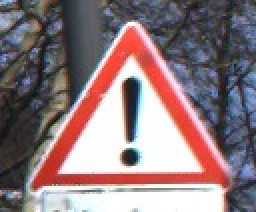
#> input picture VZE/data/signs/101000/00018_00029..jpg, 128 x 106 px (shown 2 times larger)
$ python -i circledetection.py   (imports and definitions only)
#> lines starting #> are read from the running program, lines starting #| are printed output that depends on the picture; after the words box and inside, x2 and y2 are one past the last pixel; in counts of white or black regions, pixels touching at a corner belong together
#> further down, picture is the input picture: shape (106, 128, 3); mean B, G, R 125.7, 121.8, 141.4
### VZE/detection/filtercolor.py
import cv2
import math
import numpy as np

'''#s5-mini
lower_red = (0, 40, 100)
upper_red = (13, 255, 255)#70, 125)#für bilder s&v auf 255, 255)#
lower_highred=(173, 100, 80)
upper_highred=(180, 175, 160)
lower_yellow = (22, 140, 50)
upper_yellow = (30, 255, 255)
lower_lightblue = (85,50,50)
upper_lightblue = (95,255,255)
lower_blue = (110,50,40)
upper_blue = (130,255,255)
'''

# gopro
lower_red = (0, 120, 84)  # (0, 40, 100) S->auf130??
upper_red = (10, 255, 255)  # 70, 125)#für bilder s&v auf 255, 255)#
lower_highred = (173, 120, 75)  # (173, 100, 80)
upper_highred = (180, 190, 160)  # (180, 175, 160)

lower_yellow = (17, 120, 110)  # (20, 140, 50)
upper_yellow = (30, 255, 255)
# lower_lightblue = (85,50,50)
# upper_lightblue = (95,255,255)
lower_blue = (95, 120, 40)  # (110,50,40)
upper_blue = (130, 255, 255)


def filtercolor(frame):
    hsv = cv2.cvtColor(frame, cv2.COLOR_BGR2HSV)
#> hsv: shape (106, 128, 3); mean H, S, V 78.9, 60, 151.3
    hsv = cv2.medianBlur(hsv, 5)  # reduce noise
#> hsv: shape (106, 128, 3); mean H, S, V 77.5, 59.2, 151.7
    #cv2.imshow("hsv", hsv) #debug
    # cv2.waitKey(0)
    mask = cv2.inRange(hsv, lower_red, upper_red)
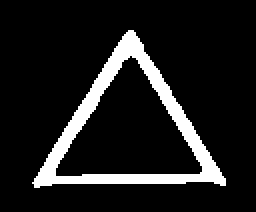
#> mask: shape (106, 128) (shown 2 times larger); 11.5% white; 1 white region, box (x1, y1, x2, y2) and area: (16, 15, 113, 94) 1562
    mask = cv2.add(mask, cv2.inRange(hsv, lower_highred, upper_highred))
#> mask: shape (106, 128); 11.5% white; 1 white region, box (x1, y1, x2, y2) and area: (16, 15, 114, 94) 1565
    mask = cv2.add(mask, cv2.inRange(hsv, lower_yellow, upper_yellow))
#> mask: shape (106, 128); 11.5% white; 1 white region, box (x1, y1, x2, y2) and area: (16, 15, 114, 94) 1567
    # mask = cv2.add(mask,cv2.inRange(hsv, lower_lightblue, upper_lightblue))
    mask = cv2.add(mask, cv2.inRange(hsv, lower_blue, upper_blue))
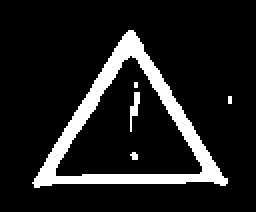
#> mask: shape (106, 128) (shown 2 times larger); 12.1% white; 5 white regions (3 under 20 px), largest, box (x1, y1, x2, y2) and area: (16, 15, 114, 94) 1567, (65, 46, 70, 66) 48
    #cv2.imshow("0-mask", mask)  # debug
    res = cv2.bitwise_and(frame, frame, mask=mask)
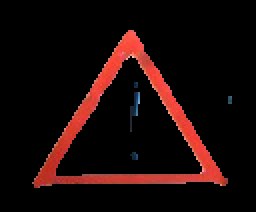
#> res: shape (106, 128, 3) (shown 2 times larger); mean B, G, R 7.6, 8.8, 25.1
    #cv2.imshow("1-res", res)  # debug
    return (res)#testweiße nur die maske zurückgegeben(pro performance)

### VZE/detection/helpers.py
import cv2
import math
import numpy as np


def deletedoubles(circlevalue, squarevalue):
    returnlist = []
    # delete squares in circles
    if not circlevalue:
        return (squarevalue)

    if not squarevalue:
        return (circlevalue)

    for circle in circlevalue:  # liegt ein Kreis in keinem Viereck füge in hinzu

        c_radian = circle[2] / 2
        c_0 = circle[0] + c_radian
        c_1 = circle[1] + c_radian
        count = 0
        for square in squarevalue:
            s_0 = square[0] + (square[2] / 2)
            s_1 = square[1] + (square[3] / 2)
            s_radian = (square[2] + square[3]) / 2
            distance = math.sqrt(((c_0 - s_0) ** 2) + ((c_1 - s_1) ** 2))
            if (distance < s_radian and distance !=0):
                count = count + 1
        if (count == 0):
            returnlist.append(circle)

    for square in squarevalue:  # wie oben nur anderst herum
        s_radian = (square[2] + square[3]) / 2
        s_0 = square[0] + (square[2] / 2)
        s_1 = square[1] + (square[3] / 2)

        count = 0
        for circle in returnlist:
            c_0 = circle[0] + c_radian
            c_1 = circle[1] + c_radian
            c_radian = circle[2] / 2
            distance = math.sqrt(((c_0 - s_0) ** 2) + ((c_1 - s_1) ** 2))

            if (distance < c_radian):
                count = count + 1
        if (count == 0):
            returnlist.append(square)
    return (returnlist)

### VZE/detection/circledetection.py
import cv2
import math
import numpy as np
from detection import filtercolor
from detection import helpers


class circle:
    def __init__(self):
        self.returnlist =[]

    def getcirclelist(self):
        return(self.returnlist)

    def circledetection(self,frame):

        frame = filtercolor.filtercolor(frame)
        # cv2.imshow("test", framefiltert)
        # cv2.waitKey(0)


        mask = cv2.Canny(frame, 150, 300)
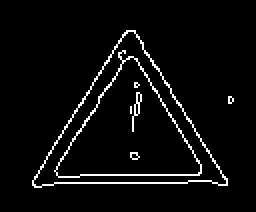
#> mask: shape (106, 128) (shown 2 times larger); 4.4% white in thin lines or dots, all inside (x1, y1, x2, y2) = (16, 15, 117, 94)
        mask = cv2.GaussianBlur(mask, (5, 5), 0)
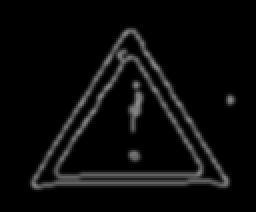
#> mask: shape (106, 128) (shown 2 times larger); min 0, max 134, mean 11.2

        circles = cv2.HoughCircles(mask,  # input
                                   cv2.HOUGH_GRADIENT,  # methode
                                   1,  # The inverse ratio of resolution(1=original größe, 2=halbierte größe
                                   40,  # min.distanz zwischen den kreismittelpunkten
                                   param1=200,  # obere Schwelle des Kantenalgo.
                                   param2=60,  # Schwellwert zur mittelpunkt detection #vlt auf 60 erhöhen
                                   minRadius=10,  # min radius(0=default)
                                   maxRadius=100)  # max radius(0=default)
#> circles = None

        oldx = 0.0
        oldy = 0.0
        oldradius = 0.0
        if circles is not None:
            circles = np.uint16(np.around(circles))
            for i in circles[0, :]:
                center = (i[0], i[1])  # center des kreises y/x
                radius = i[2]
                # reg=Bildauschnitt des erkannten schilds(radius+10% toleranz)
                distance = math.sqrt((((oldx - (int)(i[0]))) ** 2) + (((oldy - (int)(i[1]))) ** 2))
                if (oldradius < distance):
                    oldx = i[0]
                    oldy = i[1]
                    oldradius = radius
                    x1 = i[0] - (int)(radius * 1.3)
                    if (x1 < 0):
                        x1 = 0
                    x2 = i[0] + (int)(radius * 1.3)
                    if (x2 > frame.shape[1]):
                        x2 = frame.shape[1] - 1
                    y1 = i[1] - (int)(radius * 1.3)
                    if (y1 < 0):
                        y1 = 0
                    y2 = i[1] + (int)(radius * 1.3)
                    if (y2 > frame.shape[0]):
                        y2 = frame.shape[0] - 1

                    reg = frame[y1:y2, x1:x2]
                    # beugt error mit leeren Bildern vor
                    if (reg.shape[0] > 0 and reg.shape[1] > 0):
                        #cv2.imshow("bild", reg)
                        #cv2.waitKey(0)
                        self.returnlist.append([x1, y1, x2 - x1, y2 - y1, 0])

        self.returnlist = helpers.deletedoubles(self.returnlist, self.returnlist)  # filtert manche Bäume

>>> import cv2
>>> picture = cv2.imread('../data/signs/101000/00018_00029..jpg')
>>> result = circle().circledetection(picture)

$ run again, on VZE/data/signs/101000/1518478899.8752055f147223x1091y269h121w122e3_101000.jpg
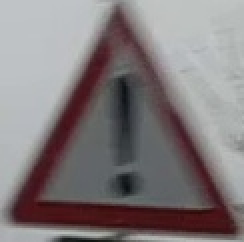
#> input picture VZE/data/signs/101000/1518478899.8752055f147223x1091y269h121w122e3_101000.jpg, 122 x 121 px (shown 2 times larger)
#> picture is the input picture: shape (121, 122, 3); mean B, G, R 124.2, 122.7, 130
#> in filtercolor, `mask = cv2.add(mask, cv2.inRange(hsv, lower_highred, upper_highred))`:
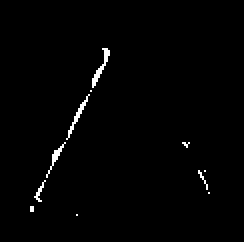
#> mask: shape (121, 122) (shown 2 times larger); 1.2% white in thin lines or dots, all inside (x1, y1, x2, y2) = (15, 24, 105, 108)
#> in circledetection, `mask = cv2.GaussianBlur(mask, (5, 5), 0)`:
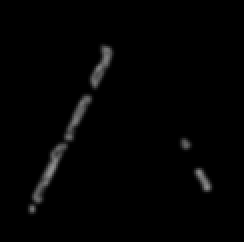
#> mask: shape (121, 122) (shown 2 times larger); min 0, max 144, mean 3
#> circles = None
